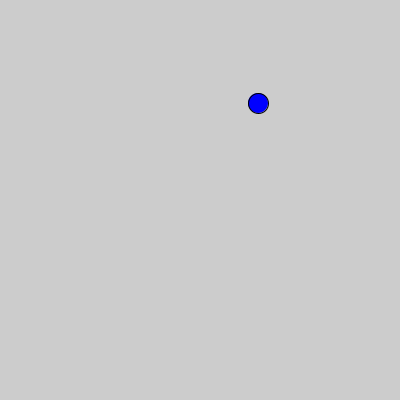
Frame 1 (no input)
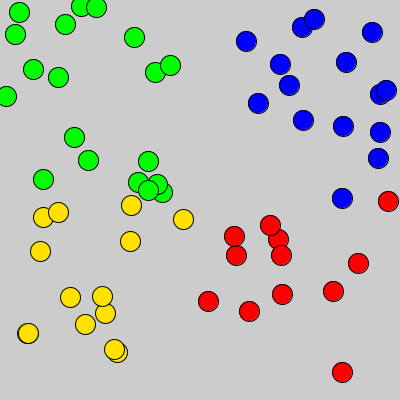
Frame 60 (the mouse pressed at the canvas centre just before this capture)
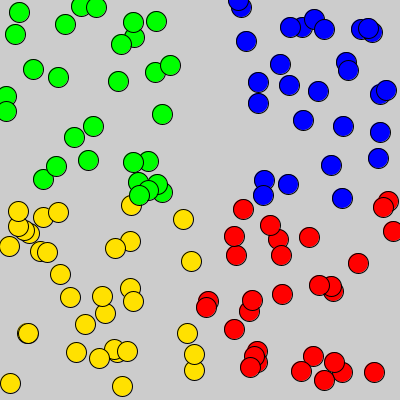
Frame 120 (the mouse held since frame 60 and released just before this capture)

The Processing sketch that drew these frames (run headless with seeded random() and noise(); from frame 60 on, the mouse is pressed at the canvas centre):

// Processing sketch: random_quandrants
// ── random_quandrants.pde
int x;
int y;
float circlesize;

int shapetype;
void setup() {
  size(400, 400);
}

void draw() {
  x = (int) random(400);
  y = (int) random(400);

  if (x >= 200 && y >= 200) {
    fill(255, 0, 0);
  } else if (x <= 200 && y <= 200) {
    fill(0, 255, 0);
  } else if (x >= 200 && y <= 200) {
    fill(0, 0, 255);
  } else if (x <= 200 && y >= 200)
  {
    fill (255, 225, 0);
  }

  circle(x, y, 20);
}
